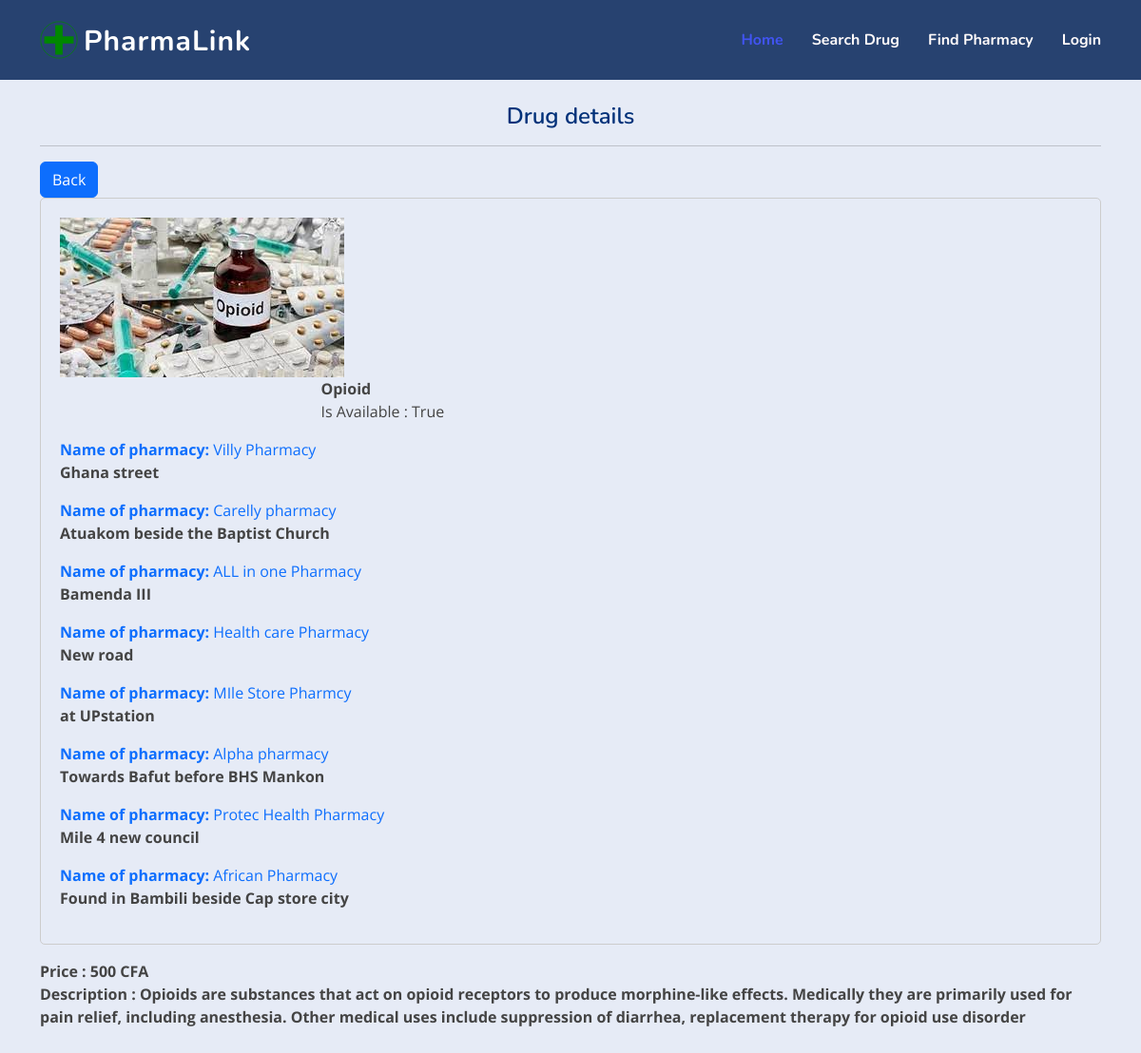
The app's page /drug-details/8d8e527e-57b6-4b23-9a1c-6de05f65ed81 with its own data.
### base/models.py (models this page shows, shortened)
class Drug(models.Model):
    name_of_drug = models.CharField(max_length=255)
    pharmacy = models.ManyToManyField(Pharmacy)
    description_of_drug = models.TextField()
    price = models.PositiveIntegerField()
    image_of_drug = models.ImageField(upload_to='drug-image')
    is_available = models.BooleanField(default=True)
    id = models.UUIDField(default=uuid.uuid4, primary_key=True)
    class Meta:
        verbose_name = 'Drug'
        verbose_name_plural = 'Drugs'

class Pharmacy(models.Model):
    name_of_pharmacy = models.CharField(max_length=100)
    id = models.UUIDField(default=uuid.uuid4, primary_key=True)
    pharmacy_email = models.CharField(max_length=100)
    pharmacy_phone_number = models.CharField(max_length=100)
    description_about_location = models.TextField()
    address_or_location = models.CharField(max_length=255)
    open_time = models.CharField(max_length=20 , default='8.00am - 8.00pm ')
    image_of_pharmacy = models.ImageField(upload_to='pharmacy-image', blank=False)
    created_date = models.DateTimeField(auto_now_add=True)
    stamped_application = models.ImageField(upload_to='pharm', blank=False)
    certificate_of_nationality_not_less_than_3_months = models.ImageField(upload_to='pharm', blank=False)
    certified_birth_certificate_not_less_than_3_months = models.ImageField(upload_to='pharm', blank=False)
    certified_copy_of_decorate_degree_in_pharmacy = models.ImageField(upload_to='pharm', blank=False)
    class Meta:
        ordering = ['-created_date']
        verbose_name = 'Pharmacy'
        verbose_name_plural = 'Pharmacies'

### base/views.py (the view)
# urls.py: path('drug-details/<uuid:drug_id>', views.drug_details , name='base-drug-details'),
def drug_details(request, drug_id):
    drug_detail = get_object_or_404(Drug, id=drug_id)
    context = {
        'drug_detail': drug_detail
    }
    return render(request, 'base/drug-details.html', context)

### templates/base/drug-details.html (shortened to what this page needs)
{% load static %}
{% load crispy_forms_tags %}
<!DOCTYPE html>
<html lang="en">
    <head>
        <link href="{% static 'vendor/bootstrap/css/bootstrap.min.css' %}"
            rel="stylesheet">
        <link href="{% static 'vendor/bootstrap-icons/bootstrap-icons.css' %}"
            rel="stylesheet">
        <link href="{% static 'css/nsnstyle.css' %}" rel="stylesheet">
        <link href="{% static 'css/style.css' %}" rel="stylesheet">
    </head>
    <body style="background-color:rgba(213, 222, 240, 0.575)">
        {% include "base/base.html" %}
        <br><br>
        <section class="container">
            <h4
                style="color: rgb(1, 49, 121); text-align: center; font-weight: 600;">Drug
                details</h4>
            <hr>
            <a href="{% url 'base-drugsearch' %}"> <button
                    class="btn btn-primary">Back</button> </a>
            <div class="container container-border">
                <div class="row justify-content-center">
                    <div>
                        <img src="{{ drug_detail.image_of_drug.url}}" alt>
                    </div>
                    <div class="col-lg-6">
                       <strong> {{ drug_detail.name_of_drug}}</strong> <p> Is Available : {{drug_detail.is_available}} </p>
                    </div>
                    {% for pharmacy in drug_detail.pharmacy.all %}
                    <a href="{% url 'base-pharmacy-details' pharmacy.id %}">
                        <div>
                            <strong> Name of pharmacy: </strong>
                            {{pharmacy.name_of_pharmacy}}
                        </div></a><p> <strong>{{pharmacy.description_about_location}} </strong> </p>
                    {% endfor %}
                </div>
            </div>
             <div>
               <strong>Price :  {{drug_detail.price}} CFA</strong><br>
               <strong> Description :  {{drug_detail.description_of_drug}} </strong>
             </div>
        </body>
    </html>

### static/css/nsnstyle.css (style rules this page uses)
h4 { color: rgb(180, 83, 13); }

### static/css/style.css (style rules this page uses)
:root { scroll-behavior: smooth; }
body { font-family: "Open Sans", sans-serif; color: #444444; }
a { text-decoration: none; }
h1, h2, h3, h4, h5, h6 { font-family: "Nunito", sans-serif; }
section { padding: 60px 0; overflow: hidden; }

### templates/base/drug-details.html (style rules this page uses)
.container-border { border: 1px solid #ccc; padding: 20px; border-radius: 5px; }

### records on screen
Drug: image_of_drug (picture), name_of_drug "Opioid", is_available "True", price "500", description_of_drug "Opioids are substances that act on opioid receptors to produce morphine-like effects. Medically they are primarily used for pain relief, including anesthesia. Other medical uses include suppression of diarrhea, replacement therapy for opioid use disorder"
Pharmacy: name_of_pharmacy "Villy Pharmacy", description_about_location "Ghana street"
Pharmacy: name_of_pharmacy "Carelly pharmacy", description_about_location "Atuakom beside the Baptist Church"
Pharmacy: name_of_pharmacy "ALL in one Pharmacy", description_about_location "Bamenda III"
Pharmacy: name_of_pharmacy "Health care Pharmacy", description_about_location "New road"
Pharmacy: name_of_pharmacy "MIle Store Pharmcy", description_about_location "at UPstation"
Pharmacy: name_of_pharmacy "Alpha pharmacy", description_about_location "Towards Bafut before BHS Mankon"
Pharmacy: name_of_pharmacy "Protec Health Pharmacy", description_about_location "Mile 4 new council"
Pharmacy: name_of_pharmacy "African Pharmacy", description_about_location "Found in Bambili beside Cap store city"
